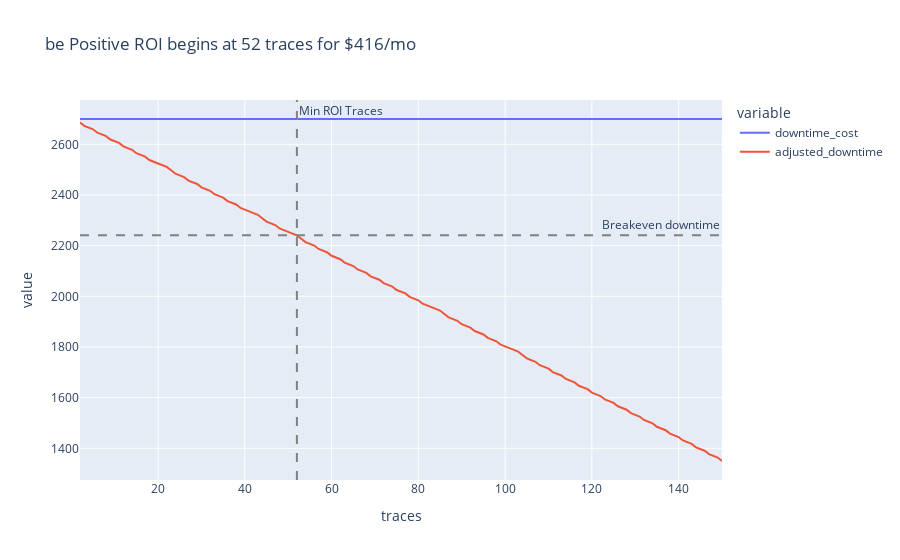

The code cell stored with this chart in its notebook:
### Markdown cell above
## Contact center

### Code cell
csr_count = 150
csr_cost = 20
critical_services = 1
it_cost = 10 * 25
issue_frequency = 30
issue_duration_minutes = 20
pingplotter_downtime_impact = 0.5

contact_downtime_cost = RoiCalc.calc_downtime_cost(
    csr_cost, it_cost, issue_frequency, issue_duration_minutes
)

contact_center = RoiCalc.PingPlotterRoi(
    csr_count,
    critical_services,
    contact_downtime_cost,
    pingplotter_downtime_impact,
)
display(contact_downtime_cost)
contact_center.plotBreakeven("be")

### Figure 1 — Plotly figure (JSON) as saved in the notebook; plotly's stock layout.template omitted (floating-point values rounded to 4 significant figures)
{"data": [{"hovertemplate": "variable=downtime_cost<br>traces=%{x}<br>value=%{y}<extra></extra>", "legendgroup": "downtime_cost", "line": {"color": "#636efa", "dash": "solid"}, "marker": {"symbol": "circle"}, "mode": "lines", "name": "downtime_cost", "orientation": "v", "showlegend": true, "type": "scatter", "x": [2, 3, 5, 6, 8, 9, 11, 12, 14, 15, 17, 18, 20, 22, 23, 24, 26, 27, 29, 30, 32, 33, 35, 36, 38, 39, 41, 43, 44, 45, 47, 48, 50, 52, 53, 54, 56, 57, 59, 60, 62, 63, 65, 66, 68, 69, 71, 72, 74, 75, 77, 78, 80, 81, 83, 85, 86, 87, 89, 90, 92, 93, 95, 96, 98, 99, 101, 103, 104, 105, 107, 108, 110, 111, 113, 114, 116, 117, 119, 120, 122, 123, 125, 126, 128, 129, 131, 132, 134, 135, 137, 138, 140, 141, 143, 144, 146, 147, 149, 150], "xaxis": "x", "y": [2700, 2700, 2700, 2700, 2700, 2700, 2700, 2700, 2700, 2700, 2700, 2700, 2700, 2700, 2700, 2700, 2700, 2700, 2700, 2700, 2700, 2700, 2700, 2700, 2700, 2700, 2700, 2700, 2700, 2700, 2700, 2700, 2700, 2700, 2700, 2700, 2700, 2700, 2700, 2700, 2700, 2700, 2700, 2700, 2700, 2700, 2700, 2700, 2700, 2700, 2700, 2700, 2700, 2700, 2700, 2700, 2700, 2700, 2700, 2700, 2700, 2700, 2700, 2700, 2700, 2700, 2700, 2700, 2700, 2700, 2700, 2700, 2700, 2700, 2700, 2700, 2700, 2700, 2700, 2700, 2700, 2700, 2700, 2700, 2700, 2700, 2700, 2700, 2700, 2700, 2700, 2700, 2700, 2700, 2700, 2700, 2700, 2700, 2700, 2700], "yaxis": "y"}, {"hovertemplate": "variable=adjusted_downtime<br>traces=%{x}<br>value=%{y}<extra></extra>", "legendgroup": "adjusted_downtime", "line": {"color": "#EF553B", "dash": "solid"}, "marker": {"symbol": "circle"}, "mode": "lines", "name": "adjusted_downtime", "orientation": "v", "showlegend": true, "type": "scatter", "x": [2, 3, 5, 6, 8, 9, 11, 12, 14, 15, 17, 18, 20, 22, 23, 24, 26, 27, 29, 30, 32, 33, 35, 36, 38, 39, 41, 43, 44, 45, 47, 48, 50, 52, 53, 54, 56, 57, 59, 60, 62, 63, 65, 66, 68, 69, 71, 72, 74, 75, 77, 78, 80, 81, 83, 85, 86, 87, 89, 90, 92, 93, 95, 96, 98, 99, 101, 103, 104, 105, 107, 108, 110, 111, 113, 114, 116, 117, 119, 120, 122, 123, 125, 126, 128, 129, 131, 132, 134, 135, 137, 138, 140, 141, 143, 144, 146, 147, 149, 150], "xaxis": "x", "y": [2686.0, 2673, 2660.0, 2646, 2632.0, 2619, 2606.0, 2592, 2578.0, 2565, 2552.0, 2538, 2524.0, 2511, 2498.0, 2484, 2470.0, 2457, 2444.0, 2430, 2416.0, 2403, 2390.0, 2376, 2362.0, 2349, 2336.0, 2322, 2308.0, 2295, 2282.0, 2268, 2254.0, 2241, 2228.0, 2214, 2200.0, 2187, 2174.0, 2160, 2146.0, 2133, 2120.0, 2106, 2092.0, 2079, 2066.0, 2052, 2038.0, 2025, 2012.0, 1998, 1984.0, 1971, 1958.0, 1944, 1930.0, 1917, 1904.0, 1890, 1876.0, 1863, 1850.0, 1836, 1822.0, 1809, 1796.0, 1782, 1768.0, 1755, 1742.0, 1728, 1714.0, 1701, 1688.0, 1674, 1660.0, 1647, 1634.0, 1620, 1606.0, 1593, 1580.0, 1566, 1552.0, 1539, 1526.0, 1512, 1498.0, 1485, 1472.0, 1458, 1444.0, 1431, 1418.0, 1404, 1390.0, 1377, 1364.0, 1350], "yaxis": "y"}], "layout": {"annotations": [{"showarrow": false, "text": "Breakeven downtime", "x": 1, "xanchor": "right", "xref": "x domain", "y": 2241, "yanchor": "bottom", "yref": "y"}, {"showarrow": false, "text": "Min ROI Traces", "x": 52, "xanchor": "left", "xref": "x", "y": 1, "yanchor": "top", "yref": "y domain"}], "legend": {"title": {"text": "variable"}, "tracegroupgap": 0}, "shapes": [{"line": {"color": "gray", "dash": "dash"}, "type": "line", "x0": 0, "x1": 1, "xref": "x domain", "y0": 2241, "y1": 2241, "yref": "y"}, {"line": {"color": "gray", "dash": "dash"}, "type": "line", "x0": 52, "x1": 52, "xref": "x", "y0": 0, "y1": 1, "yref": "y domain"}], "title": {"text": "\n            be Positive ROI begins at 52 traces for $416/mo\n            "}, "xaxis": {"anchor": "y", "domain": [0, 1], "title": {"text": "traces"}}, "yaxis": {"anchor": "x", "domain": [0, 1], "title": {"text": "value"}}}}
